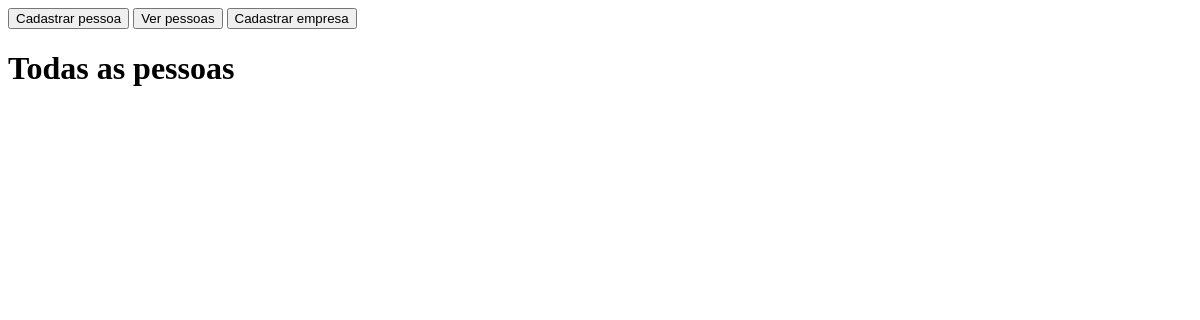
/pessoas/, run on an earlier commit of the app's database.
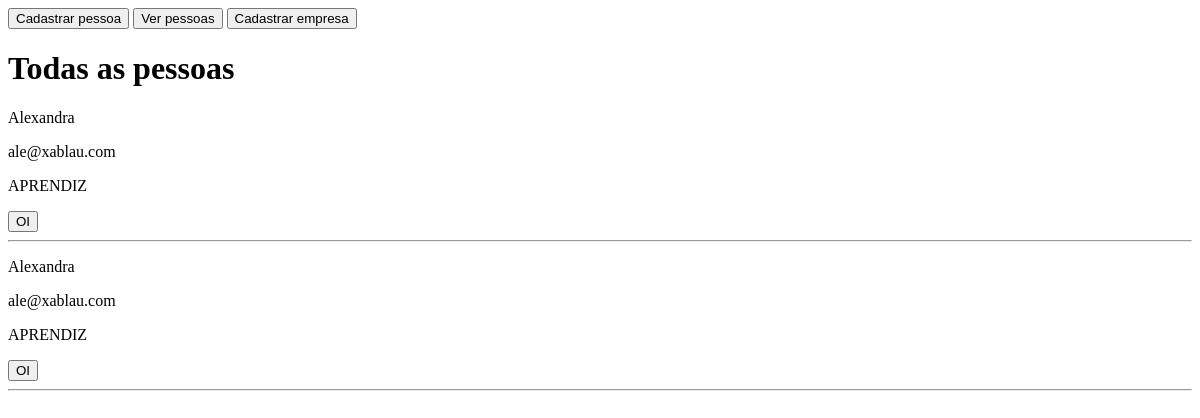
And on a later commit of the database.
### pessoa/models.py (models this page shows)
class Pessoa(models.Model):
    nome = models.CharField(max_length=255, verbose_name='Nome')
    telefone = models.IntegerField(verbose_name='Telefone')
    email = models.CharField(max_length=50, verbose_name='E-mail')
    generos = (
        ("M", "Masculino"),
        ("F", "Feminino")
    )
    genero = models.CharField(max_length=255, verbose_name='Gênero', choices=generos)
    cargos = (
        ("APRENDIZ", "Aprendiz"),
        ("ASSISTENTE", "Assistente"),
        ("TÈCNICO", "Técnico"),
        ("ANALISTA", "Analista"),
        ("Supervisor", "Supervisor"),
        ("GERENTE", "Gerente"),
        ("DIRETOR", "Diretor"),
    )
    cargo = models.CharField(max_length=255, verbose_name='Cargo', choices=cargos)
    pretencao_salarial = models.FloatField(verbose_name="Pretenção Salarial")
    pcd = models.BooleanField(verbose_name="Possui alguma Deficiência?")
    objetivo = models.TextField(verbose_name="Objetivo Pretendido")

### pessoa/views.py (the view)
# urls.py: path('pessoas/', mostrar_pessoas),
def mostrar_pessoas(request):
    pessoas = Pessoa.objects.all()
    args = {
        'pessoas': pessoas
    }
    return render(request, 'mostrar_pessoas.html', args)

### pessoa/templates/mostrar_pessoas.html
{% extends "base.html" %}
{% block body %}
<nav>
    <a href="/"><button>Cadastrar pessoa</button></a>
    <a href="/pessoas/"><button>Ver pessoas</button></a>
    <a href="/empresa/"><button>Cadastrar empresa</button></a>
</nav>
    <h1>Todas as pessoas</h1>
    {% for pessoa in pessoas %}
    <p>{{pessoa.nome}}</p>
    <p>{{pessoa.email}}</p>
    <p>{{pessoa.cargo}}</p>
    <button>OI</button>
    <hr>
    {% endfor %}
{% endblock %}

What changed in the data, as far as the page shows it:
added Pessoa: nome "Alexandra", email "ale@xablau.com", cargo "APRENDIZ"
added Pessoa: nome "Alexandra", email "ale@xablau.com", cargo "APRENDIZ"
